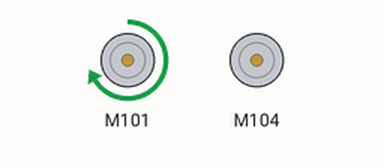
This sketch was run on a simulated Arduino Uno, built with avr-gcc and run on an emulated ATmega328P. On the bench: 2 × DC motor (green arrow = forward, orange = backward, longer = faster).

Above: at 0.1 s.
Timing chart, 0 to 1.6 s (numbered marks = the images above):
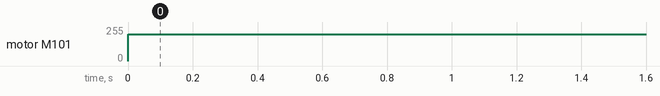

Measured:
- by itself, motor M101: stopped → forward 200/255 at 0.00 s

The sketch:

Circle.ino
```cpp
#include <MotorDriver.h>

MotorDriver m;
void setup()
{

}


void loop()
{
  m.motor(1,FORWARD,200);
  m.motor(4,BACKWARD,0);
  delay(200);


}
```
